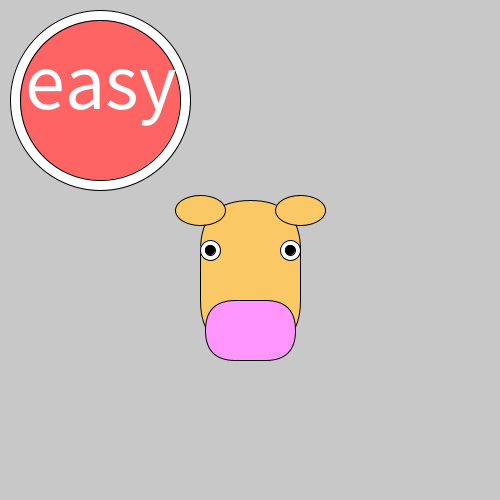
Frame 1 (no input)
Frame 60 (the mouse pressed at the canvas centre just before this capture): identical to frame 1, image omitted
Frame 120 (the mouse held since frame 60 and released just before this capture): identical to frame 1, image omitted

The Processing sketch that drew this single still picture (run headless with seeded random() and noise(); from frame 60 on, the mouse is pressed at the canvas centre):

// Processing sketch: w04_flag_pde
// ── w04_flag_pde.pde
boolean nukeActivated = false;
boolean mouseHovering = false;
float nukeSize = 0;
void setup(){
  size(500,500);
  fill(255,255,255);
  circle(100,100,180);
  fill(255,100,100);
  circle(100,100,160);
  textSize(80);
  fill(255,255,255);
  textAlign(CENTER, CENTER);
  text("easy",100,80);
  loop();
}

void draw(){
  background(200);
  fill(255,255,255);
  circle(100,100,180);
  fill(255,100,100);
  mouseHovering = false;
  if(abs(mouseX - 100) < 80 && abs(mouseY - 100) < 80){
    mouseHovering = true;
    fill(155,100,100);
  };
  circle(100,100,160);
  textSize(80);
  fill(255,255,255);
  textAlign(CENTER, CENTER);
  text("easy",100,80);
  
  if(nukeActivated == true){
       nukeSize += 10;
    fill(255,255,100);
    circle(100,100,nukeSize*1.2);
    fill(255,255,0);
    
    circle(100,100,nukeSize);
    fill(0,0,0);
    textSize(nukeSize*0.05);
    text("oh golly i accidently started Ww3",100,80);
  };
  
  size(500, 500);

fill(250, 200, 100);
rect(200, 200, 100, 150, 100);
ellipse(200, 210, 50, 30);
ellipse(300, 210, 50, 30);
fill(255, 150, 255);
rect(205, 300, 90, 60, 200);
fill(255);
ellipse(210, 250, 20, 20);
ellipse(290, 250, 20, 20);
fill(0);
ellipse(210, 250, 10, 10);
ellipse(290, 250, 10, 10);
}

void mousePressed(){
  if(mouseHovering == true){
    nukeActivated = true;
  };
}
